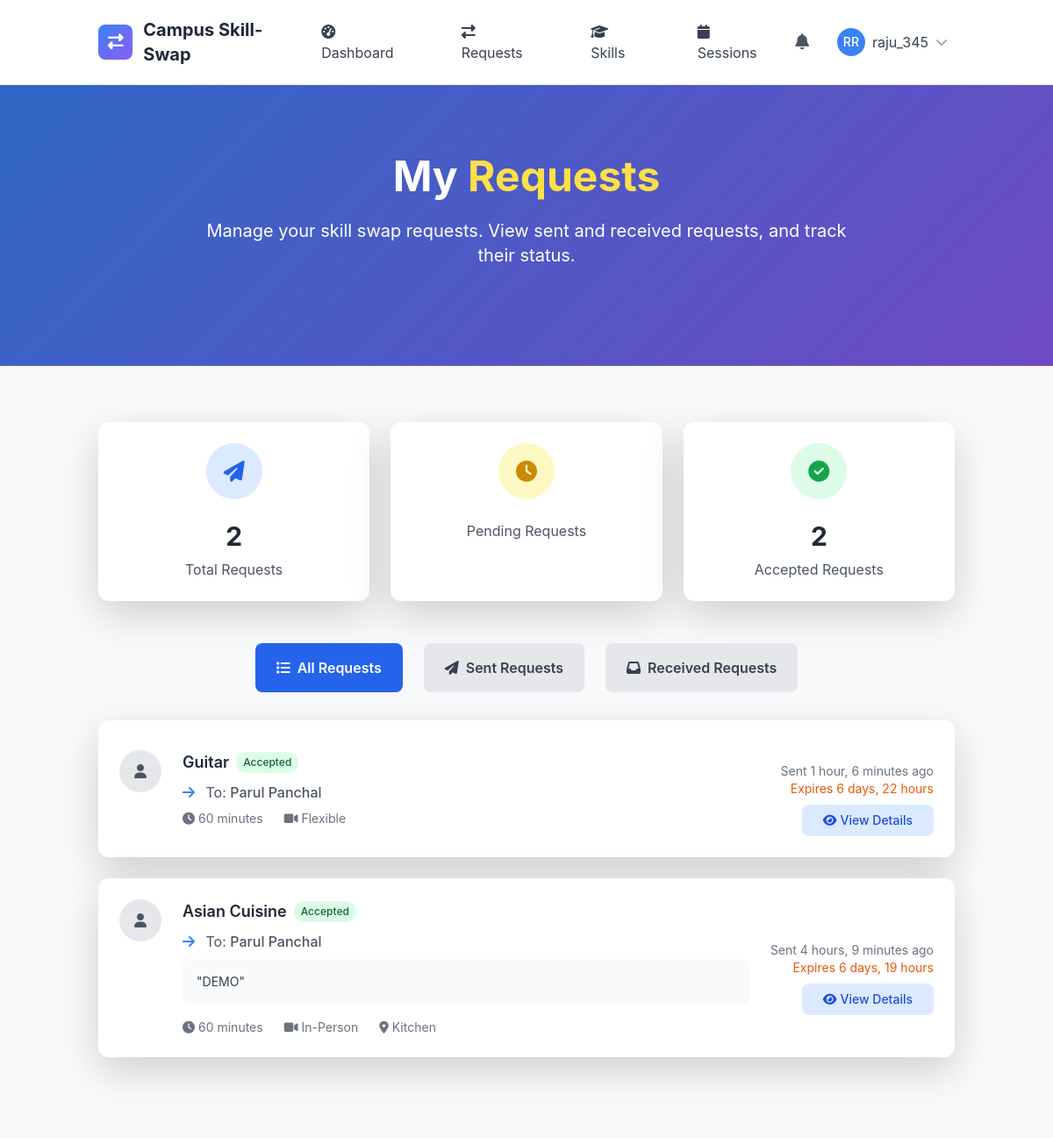
Page /sessions/requests/ (signed in) on the committed database.
### skill_sessions/models.py (models this page shows, shortened)
class SkillSwapRequest(models.Model):
    STATUS_CHOICES = [
        ('pending', 'Pending'),
        ('accepted', 'Accepted'),
        ('declined', 'Declined'),
        ('cancelled', 'Cancelled'),
        ('expired', 'Expired'),
    ]
    requester = models.ForeignKey(User, on_delete=models.CASCADE, related_name='sent_requests')
    recipient = models.ForeignKey(User, on_delete=models.CASCADE, related_name='received_requests')
    offered_skill = models.ForeignKey(OfferedSkill, on_delete=models.CASCADE, related_name='swap_requests')
    desired_skill = models.ForeignKey(DesiredSkill, on_delete=models.CASCADE, related_name='swap_requests', null=True, blank=True)
    status = models.CharField(max_length=20, choices=STATUS_CHOICES, default='pending')
    message = models.TextField(blank=True, help_text="Personal message from the requester")
    proposed_duration = models.PositiveIntegerField(default=60, help_text="Proposed session duration in minutes")
    proposed_format = models.CharField(max_length=20, choices=[
        ('online', 'Online'),
        ('in_person', 'In-Person'),
        ('flexible', 'Flexible'),
    ], default='flexible')
    proposed_location = models.CharField(max_length=200, blank=True, help_text="For in-person sessions")
    created_at = models.DateTimeField(auto_now_add=True)
    updated_at = models.DateTimeField(auto_now=True)
    expires_at = models.DateTimeField()
    responded_at = models.DateTimeField(null=True, blank=True)
    response_message = models.TextField(blank=True)
    class Meta:
        ordering = ['-created_at']
        db_table = 'swaprequest'

### skills/models.py (models this page shows, shortened)
class OfferedSkill(models.Model):
    PROFICIENCY_LEVELS = [
        ('beginner', 'Beginner'),
        ('intermediate', 'Intermediate'),
        ('advanced', 'Advanced'),
        ('expert', 'Expert'),
    ]
    user = models.ForeignKey(User, on_delete=models.CASCADE, related_name='offered_skills')
    skill = models.ForeignKey(Skill, on_delete=models.CASCADE, related_name='offered_by_users')
    proficiency_level = models.CharField(max_length=20, choices=PROFICIENCY_LEVELS)
    description = models.TextField(blank=True, help_text="Describe your experience with this skill")
    years_of_experience = models.PositiveIntegerField(default=0)
    is_active = models.BooleanField(default=True)
    teaching_preference = models.CharField(max_length=20, choices=[
        ('online', 'Online Only'),
        ('in_person', 'In-Person Only'),
        ('both', 'Both Online and In-Person'),
    ], default='both')
    max_students_per_session = models.PositiveIntegerField(default=1)
    created_at = models.DateTimeField(auto_now_add=True)
    updated_at = models.DateTimeField(auto_now=True)
    total_sessions = models.PositiveIntegerField(default=0)
    average_rating = models.FloatField(default=0.0)
    class Meta:
        ordering = ['-created_at']
        unique_together = ['user', 'skill']
        db_table = 'offeredskill'

class Skill(models.Model):
    name = models.CharField(max_length=100)
    category = models.ForeignKey(SkillCategory, on_delete=models.CASCADE, related_name='skills')
    description = models.TextField(blank=True)
    is_popular = models.BooleanField(default=False)
    created_at = models.DateTimeField(auto_now_add=True)
    updated_at = models.DateTimeField(auto_now=True)
    class Meta:
        ordering = ['category__name', 'name']
        unique_together = ['name', 'category']

### skill_sessions/views.py (the view)
# urls.py: path('requests/', views.RequestListView.as_view(), name='request_list'),
class RequestListView(LoginRequiredMixin, ListView):
    model = SkillSwapRequest
    template_name = 'skill_sessions/request_list.html'
    context_object_name = 'requests'
    def get_queryset(self):
        return SkillSwapRequest.objects.filter(
            requester=self.request.user
        ).select_related('recipient', 'offered_skill')

### templates/skill_sessions/request_list.html (shortened to what this page needs)
{% extends 'base.html' %}
{% load static %}
{% block content %}
<section class="gradient-bg relative overflow-hidden">
    <div class="absolute inset-0 bg-black opacity-20"></div>
    <div class="relative container mx-auto px-4 py-20">
        <div class="text-center text-white">
            <h1 class="text-4xl lg:text-5xl font-bold mb-6 leading-tight">
                My <span class="text-yellow-300">Requests</span>
            </h1>
            <p class="text-lg lg:text-xl mb-8 max-w-3xl mx-auto">
                Manage your skill swap requests. View sent and received requests, and track their status.
            </p>
        </div>
    </div>
</section>
<section class="py-16 bg-gray-50">
    <div class="container mx-auto px-4">
        <div class="grid grid-cols-1 md:grid-cols-3 gap-6 mb-12">
            <div class="bg-white rounded-xl p-6 shadow-lg text-center">
                <div class="w-16 h-16 bg-blue-100 rounded-full flex items-center justify-center mx-auto mb-4">
                    <i class="fas fa-paper-plane text-blue-600 text-2xl"></i>
                </div>
                <div class="text-3xl font-bold text-gray-800 mb-2">{{ requests.count }}</div>
                <div class="text-gray-600">Total Requests</div>
            </div>
            <div class="bg-white rounded-xl p-6 shadow-lg text-center">
                <div class="w-16 h-16 bg-yellow-100 rounded-full flex items-center justify-center mx-auto mb-4">
                    <i class="fas fa-clock text-yellow-600 text-2xl"></i>
                </div>
                    {% regroup requests by status as grouped_requests %}
                <div class="text-gray-600">Pending Requests</div>
            </div>
            <div class="bg-white rounded-xl p-6 shadow-lg text-center">
                <div class="w-16 h-16 bg-green-100 rounded-full flex items-center justify-center mx-auto mb-4">
                    <i class="fas fa-check-circle text-green-600 text-2xl"></i>
                </div>
                <div class="text-3xl font-bold text-gray-800 mb-2">
                    {% regroup requests by status as grouped_requests %}
                    {% for group in grouped_requests %}
                        {% if group.grouper == 'accepted' %}
                            {{ group.list|length }}
                        {% endif %}
                    {% empty %}
                        0
                    {% endfor %}
                </div>
                <div class="text-gray-600">Accepted Requests</div>
            </div>
        </div>
        <div class="mb-8">
            <div class="flex flex-wrap gap-4 justify-center">
                <a href="{% url 'skill_sessions:request_list' %}"
                   class="px-6 py-3 bg-blue-600 text-white rounded-lg font-semibold hover:bg-blue-700 transition-colors">
                    <i class="fas fa-list mr-2"></i>All Requests
                </a>
                <a href="{% url 'skill_sessions:sent_requests' %}"
                   class="px-6 py-3 bg-gray-200 text-gray-700 rounded-lg font-semibold hover:bg-gray-300 transition-colors">
                    <i class="fas fa-paper-plane mr-2"></i>Sent Requests
                </a>
                <a href="{% url 'skill_sessions:received_requests' %}"
                   class="px-6 py-3 bg-gray-200 text-gray-700 rounded-lg font-semibold hover:bg-gray-300 transition-colors">
                    <i class="fas fa-inbox mr-2"></i>Received Requests
                </a>
            </div>
        </div>
        {% if requests %}
            <div class="space-y-6">
                {% for request in requests %}
                    <div class="bg-white rounded-xl shadow-lg p-6 hover:shadow-xl transition-shadow">
                        <div class="flex flex-col lg:flex-row lg:items-center lg:justify-between">
                            <div class="flex-1">
                                <div class="flex items-start gap-4">
                                    <div class="w-12 h-12 bg-gray-200 rounded-full flex items-center justify-center">
                                        {% if request.recipient.profile.profile_picture %}
                                            <img src="{{ request.recipient.profile.profile_picture.url }}"
                                                 alt="{{ request.recipient.username }}"
                                                 class="w-12 h-12 rounded-full object-cover">
                                        {% else %}
                                            <i class="fas fa-user text-gray-600"></i>
                                        {% endif %}
                                    </div>
                                    <div class="flex-1">
                                        <div class="flex items-center gap-2 mb-2">
                                            <h3 class="text-lg font-semibold text-gray-800">
                                                {{ request.offered_skill.skill.name }}
                                            </h3>
                                            <span class="px-2 py-1 text-xs font-medium rounded-full
                                                {% if request.status == 'pending' %}bg-yellow-100 text-yellow-800
                                                {% elif request.status == 'accepted' %}bg-green-100 text-green-800
                                                {% elif request.status == 'declined' %}bg-red-100 text-red-800
                                                {% else %}bg-gray-100 text-gray-800{% endif %}">
                                                {{ request.get_status_display }}
                                            </span>
                                        </div>
                                        <p class="text-gray-600 mb-2">
                                            <i class="fas fa-arrow-right text-blue-500 mr-2"></i>
                                            To: <span class="font-medium">{{ request.recipient.get_full_name|default:request.recipient.username }}</span>
                                        </p>
                                        {% if request.message %}
                                            <p class="text-gray-700 text-sm bg-gray-50 p-3 rounded-lg mb-3">
                                                "{{ request.message }}"
                                            </p>
                                        {% endif %}
                                        <div class="flex flex-wrap gap-4 text-sm text-gray-500">
                                            <span><i class="fas fa-clock mr-1"></i>{{ request.proposed_duration }} minutes</span>
                                            <span><i class="fas fa-{{ request.proposed_format|yesno:'video,map-marker' }} mr-1"></i>{{ request.get_proposed_format_display }}</span>
                                            {% if request.proposed_location %}
                                                <span><i class="fas fa-location-dot mr-1"></i>{{ request.proposed_location }}</span>
                                            {% endif %}
                                        </div>
                                    </div>
                                </div>
                            </div>
                            <div class="mt-4 lg:mt-0 lg:ml-6 flex flex-col items-end gap-2">
                                <div class="text-sm text-gray-500 text-right">
                                    <div>Sent {{ request.created_at|timesince }} ago</div>
                                    {% if request.expires_at %}
                                        <div class="text-orange-600">
                                            Expires {{ request.expires_at|timeuntil }}
                                        </div>
                                    {% endif %}
                                </div>
                                <div class="flex gap-2">
                                    <a href="{% url 'skill_sessions:request_detail' request.pk %}"
                                       class="px-4 py-2 bg-blue-100 text-blue-700 rounded-lg text-sm font-medium hover:bg-blue-200 transition-colors">
                                        <i class="fas fa-eye mr-1"></i>View Details
                                    </a>
                                </div>
                            </div>
                        </div>
                    </div>
                {% endfor %}
            </div>
        {% endif %}
    </div>
</section>
{% endblock %}

### templates/base.html (shortened to what this page needs)
{% load static %}
<!DOCTYPE html>
<html lang="en" class="h-full">
<head>
    <script src="https://cdn.tailwindcss.com"></script>
    <link href="https://cdn.jsdelivr.net/npm/bootstrap@5.3.2/dist/css/bootstrap.min.css" rel="stylesheet">
    <link rel="stylesheet" href="https://cdnjs.cloudflare.com/ajax/libs/font-awesome/6.5.1/css/all.min.css">
</head>
<body class="bg-gray-50 h-full">
    <nav class="bg-white shadow-lg border-b">
        <div class="container mx-auto px-4">
            <div class="flex justify-between items-center py-3">
                <div class="flex items-center space-x-3">
                    <div class="w-10 h-10 gradient-bg rounded-lg flex items-center justify-center">
                        <i class="fas fa-exchange-alt text-white text-lg"></i>
                    </div>
                    <a href="{% url 'core:home' %}" class="text-xl font-bold text-gray-800 hover:text-blue-600 transition-colors">
                        Campus Skill-Swap
                    </a>
                </div>
                <div class="hidden md:flex items-center space-x-6">
                    {% if user.is_authenticated %}
                        <a href="{% url 'core:dashboard' %}" class="nav-link px-3 py-2 text-gray-700 hover:text-blue-600 transition-colors">
                            <i class="fas fa-tachometer-alt mr-2"></i>Dashboard
                        </a>
                        <a href="{% url 'core:requests' %}" class="nav-link px-3 py-2 text-gray-700 hover:text-blue-600 transition-colors">
                            <i class="fas fa-exchange-alt mr-2"></i>Requests
                        </a>
                        <a href="{% url 'skills:skill_list' %}" class="nav-link px-3 py-2 text-gray-700 hover:text-blue-600 transition-colors">
                            <i class="fas fa-graduation-cap mr-2"></i>Skills
                        </a>
                        <a href="{% url 'skill_sessions:session_management' %}" class="nav-link px-3 py-2 text-gray-700 hover:text-blue-600 transition-colors">
                            <i class="fas fa-calendar mr-2"></i>Sessions
                        </a>
                    {% endif %}
                </div>
                <div class="flex items-center space-x-4">
                    {% if user.is_authenticated %}
                        <div class="relative">
                            <button id="notificationBtn" class="relative p-2 text-gray-600 hover:text-blue-600 transition-colors">
                                <i class="fas fa-bell text-lg"></i>
                            </button>
                        </div>
                        <div class="relative">
                            <button id="userMenuBtn" class="flex items-center space-x-2 p-2 rounded-lg hover:bg-gray-100 transition-colors">
                                {% if user.profile.profile_picture %}
                                    <img src="{{ user.profile.profile_picture.url }}" alt="Profile" class="w-8 h-8 rounded-full">
                                {% else %}
                                    <div class="w-8 h-8 bg-blue-500 rounded-full flex items-center justify-center">
                                        <span class="text-white text-sm font-medium">{{ user.first_name|first|upper }}{{ user.last_name|first|upper }}</span>
                                    </div>
                                {% endif %}
                                <span class="hidden md:block text-gray-700">{{ user.username}}</span>
                                <i class="fas fa-chevron-down text-gray-400 text-sm"></i>
                            </button>
                        </div>
                    {% endif %}
                </div>
            </div>
        </div>
    </nav>
    <main class="min-h-screen">
        {% block content %}{% endblock %}
    </main>
</body>
</html>

### rows in the picture
SkillSwapRequest: offered_skill.skill.name "Guitar", status "Accepted", recipient.get_full_name "Parul Panchal", proposed_duration "60", proposed_format "Flexible", created_at "1 hour, 6 minutes", expires_at "6 days, 22 hours"
SkillSwapRequest: offered_skill.skill.name "Asian Cuisine", status "Accepted", recipient.get_full_name "Parul Panchal", message "DEMO", proposed_duration "60", proposed_format "In-Person", proposed_location "Kitchen", created_at "4 hours, 9 minutes", expires_at "6 days, 19 hours"

### other values in the picture
{{ user.first_name|first|upper }} "R"
{{ user.last_name|first|upper }} "R"
{{ user.username }} "raju_345"
{{ requests.count }} "2"
{{ group.list|length }} "2"
